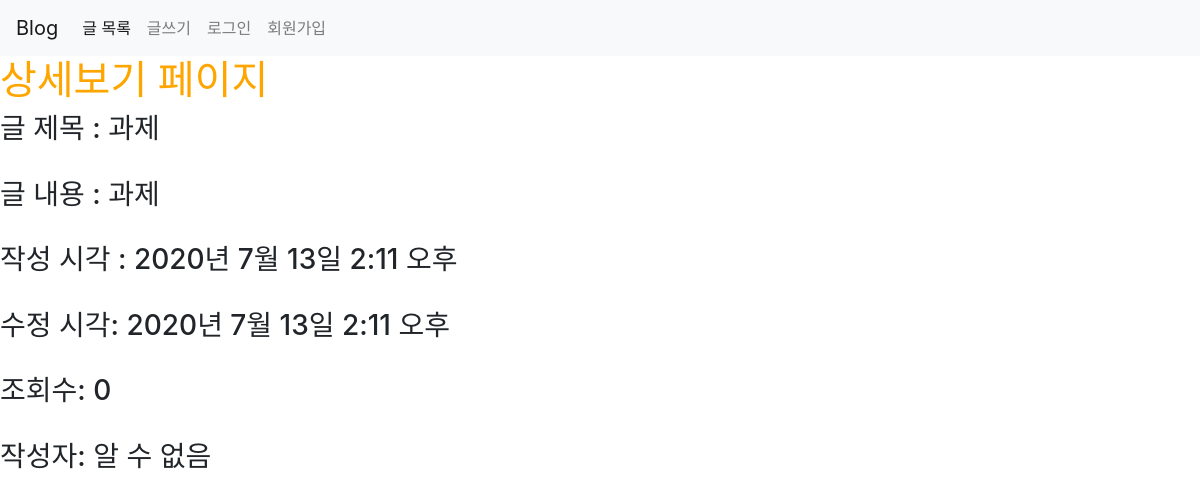
The app's page /posts/show/2 with its own data.
### posts/models.py (models this page shows)
class Post(models.Model):
    title= models.CharField (max_length=50, null=False)
    content= models.TextField ()
    view_count= models.IntegerField (default=0)
    created_at= models.DateTimeField (auto_now_add= True)
    updated_at= models.DateTimeField (auto_now= True)
    image = models.ImageField(upload_to='images/', null=True)
    user = models.ForeignKey(User, on_delete = models.CASCADE, null=True)

### posts/views.py (the view)
# urls.py: path('show/<int:id>', show, name="show"),
def show(request, id):
    post = Post.objects.get(pk=id)
    return render(request, 'posts/show.html', {'post':post})

### posts/templates/posts/show.html (shortened to what this page needs)
{% extends 'base.html' %}
{% block content %}
{% include 'shared/_navbar.html'%}
<h1>상세보기 페이지</h1>
<h3>글 제목 : {{ post.title }} </h3><br>
<h3>글 내용 : {{ post.content }} </h3><br>
<h3>작성 시각 : {{ post.created_at }} </h3><br>
<h3>수정 시각: {{post.updated_at}}</h3><br>
<h3>조회수: {{post.view_count}}</h3><br>
{%if post.user %}
	<h3> 작성자: {{post.user}}</h3><br>
	{% else %}
	<h3>작성자: 알 수 없음</h3><br>
	{% endif %}
{% endblock %}

### week1/static/css/project.css (style rules this page uses)
h1 { color:orange; }

### records on screen
Post: title "과제", content "과제", created_at "2020년 7월 13일 2:11 오후", updated_at "2020년 7월 13일 2:11 오후", view_count "0"
